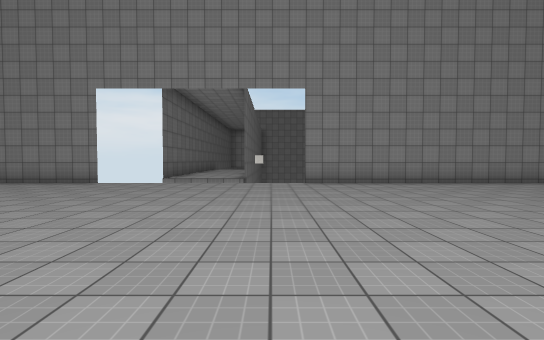
view 1 (above)

19 first-person views from a walk through a scene from a Unity 3-D project. The camera is 1.4 m above the floor, tilts 2° down and sees 85° across. Doors are open. The floor is counted in squares, 2 m on a side. Each view is taken from the middle of a square. On the plan, view 1 faces up. The plan holds only what a view shows up to about 10 squares ahead; the rest is blank. The place goes on beyond the plan. The player character is not drawn. Surface patterns are stand-ins for the level's own textures.

view 2
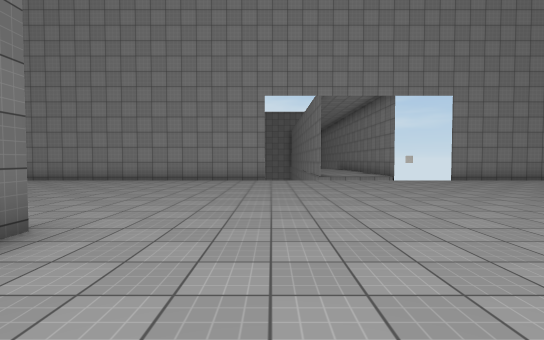

view 3
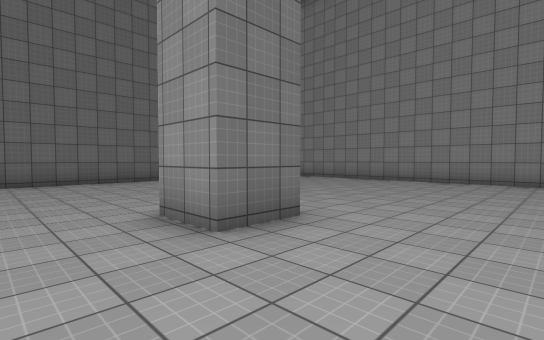

view 4
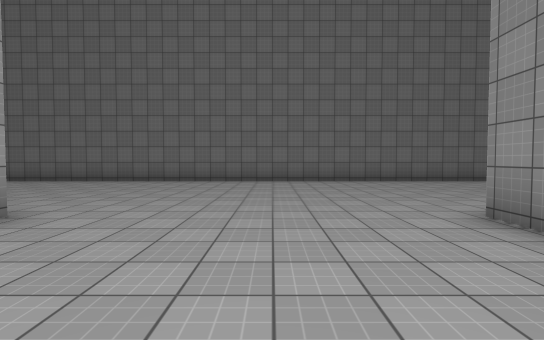

view 5
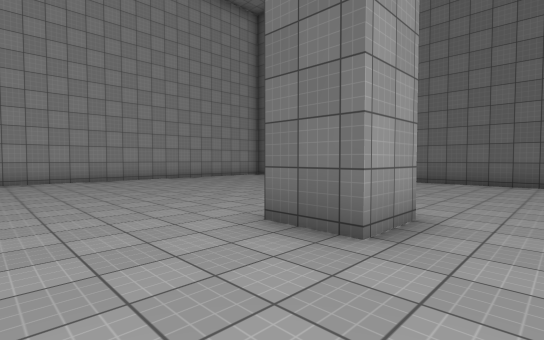

view 6
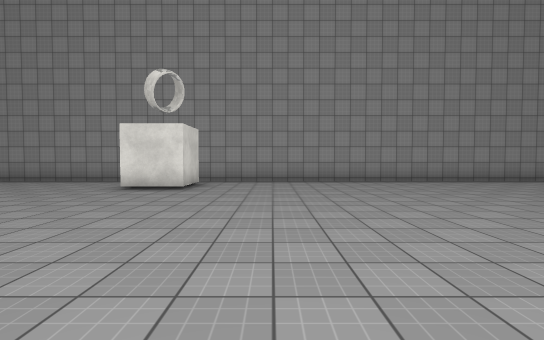

view 7
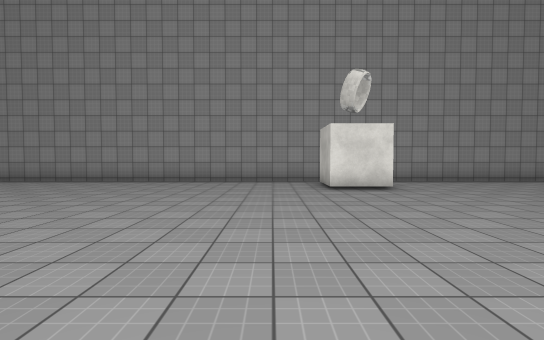

view 8
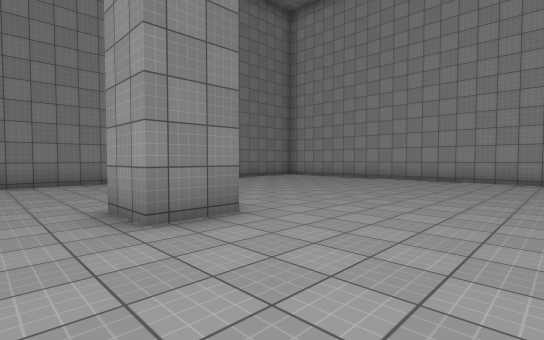

view 9
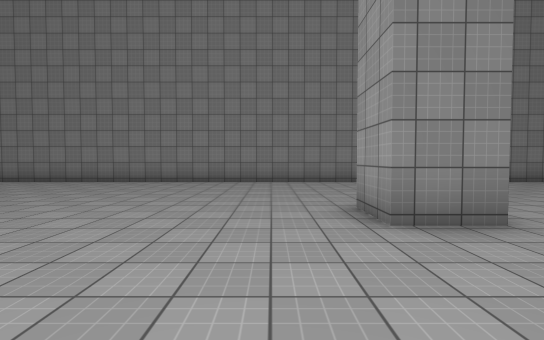

view 10
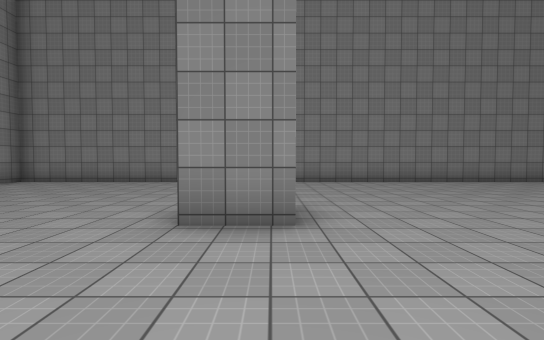

view 11
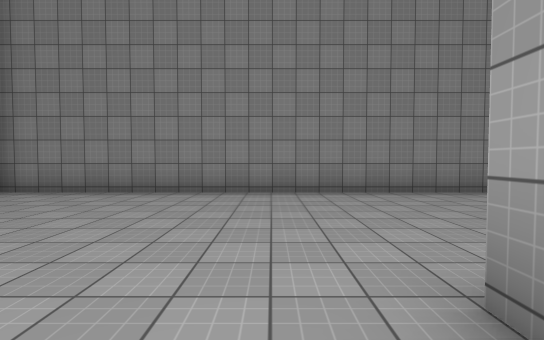

view 12
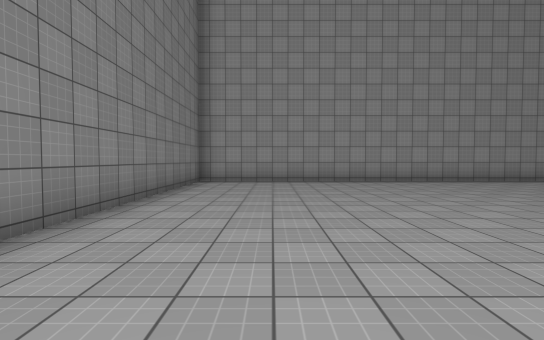

view 13
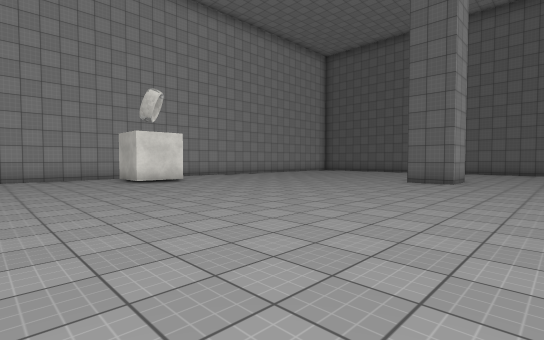

view 14
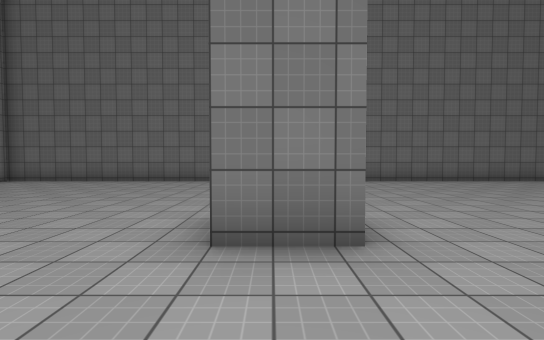

view 15
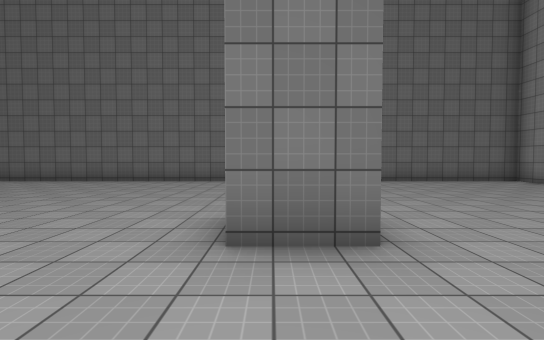

view 16
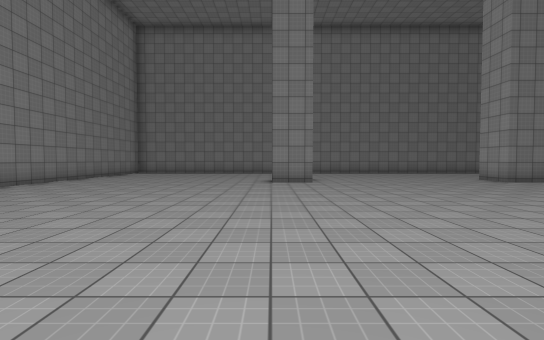

view 17
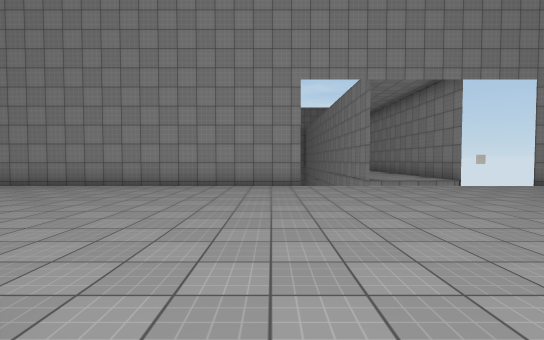

view 18
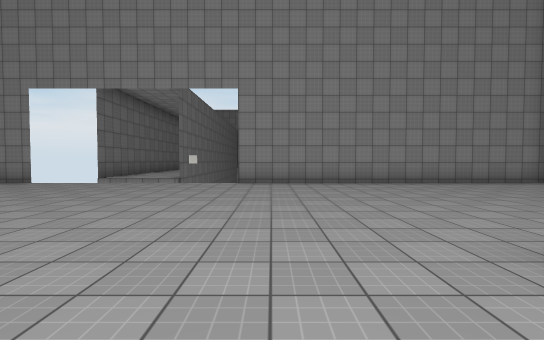

view 19
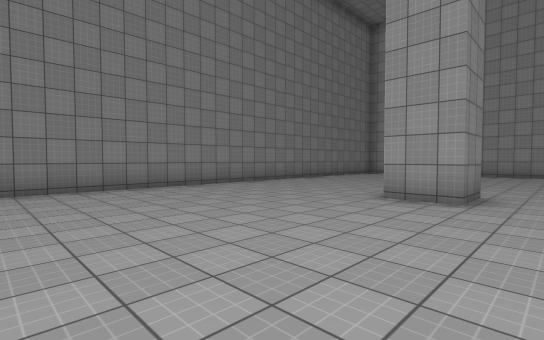

### Floor plan
Points are (right, up) in squares from view 1. A wall is a line through its corners. A room is listed if a view was taken in it or the views show most of it. See-through windows are left out.
Room 1 (views 1, 2, 3, 4, 5, 6, 7, 8, 9, 10, 11, 12, 13, 14, 15, 16, 17, 18, 19)
walls: (4.1, -6.6) (4.1, -5.3) (5.4, -5.3); (-8.8, -5.3) (-7.4, -5.3) (-7.4, -6.5); (4.1, 0.8) (4.1, 2); (-7.4, 2) (-7.4, 0.6) (-8.6, 0.6); (-2.9, -13.6) (-2.9, -12.1) (-1.4, -12.1) (-1.4, -13.6); (-0.8, 9) (-0.8, 11); (-5.1, 8.9) (-14.6, 8.9) (-14.6, -14.6) (10.3, -14.6) (10.3, 8.9) (1, 8.9); (-3.3, 10) (-3.3, 9)
low walls: (-0.8, 9.1) (-1.5, 9.1)

Positions as (right, up) in squares from view 1, and headings:
1: (0, 0), facing up
2: (-5, -1), facing up
3: (-5, -1), facing up-left
4: (-5, -2), facing left
5: (-5, -4), facing down-left
6: (-5, -5), facing down
7: (0, -5), facing down
8: (1, -4), facing down-right
9: (1, -4), facing right
10: (1, 1), facing right
11: (4, 3), facing right
12: (8, -5), facing down
13: (2, -3), facing down-left
14: (-5, -6), facing left
15: (-5, 1), facing left
16: (-5, 2), facing right
17: (-6, 1), facing up
18: (2, 0), facing up
19: (3, 0), facing down-right
